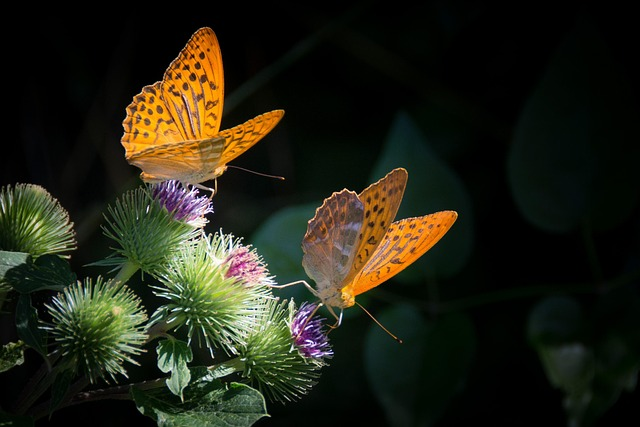
#> input picture images/butterfly.jpg, 640 x 427 px
$ python color_ditection.py
#> lines starting #> are read from the running program, lines starting #| are printed output that depends on the picture; after the words box and inside, x2 and y2 are one past the last pixel; in counts of white or black regions, pixels touching at a corner belong together
import cv2
import numpy as np

path = "images/butterfly.jpg"
img = cv2.imread(path)
#> img is the input picture: shape (427, 640, 3); mean B, G, R 21.5, 35.7, 35.2

imgHSV = cv2.cvtColor(img, cv2.COLOR_BGR2HSV)
#> imgHSV: shape (427, 640, 3); mean H, S, V 44.5, 132.4, 42.2

# HSV range for yellow
lower = np.array([20, 100, 100])
upper = np.array([35, 255, 255])

# Create a mask for yellow
mask = cv2.inRange(imgHSV, lower, upper)
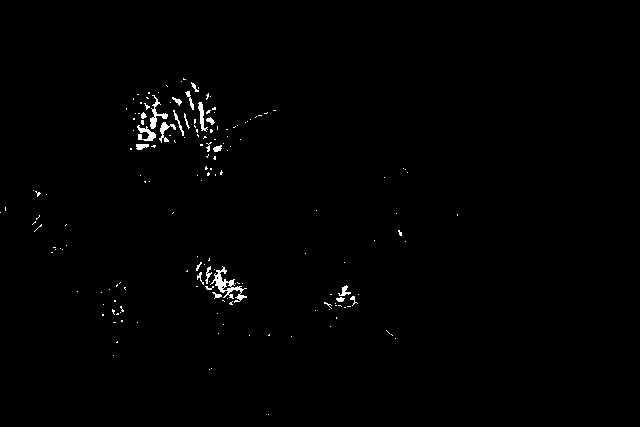
#> mask: shape (427, 640); 0.77% white; 170 white regions (147 under 20 px), largest, box (x1, y1, x2, y2) and area: (210, 266, 247, 303) 367, (150, 95, 168, 129) 173, (137, 125, 156, 141) 149

# Show only the yellow parts
imgResult = cv2.bitwise_and(img, img, mask=mask)

cv2.imshow("Original Image", img)
cv2.imshow("HSV Image", imgHSV)
#cv2.imshow("Mask", mask)
cv2.imshow("Yellow Detected", imgResult)

cv2.waitKey(0)
cv2.destroyAllWindows()
